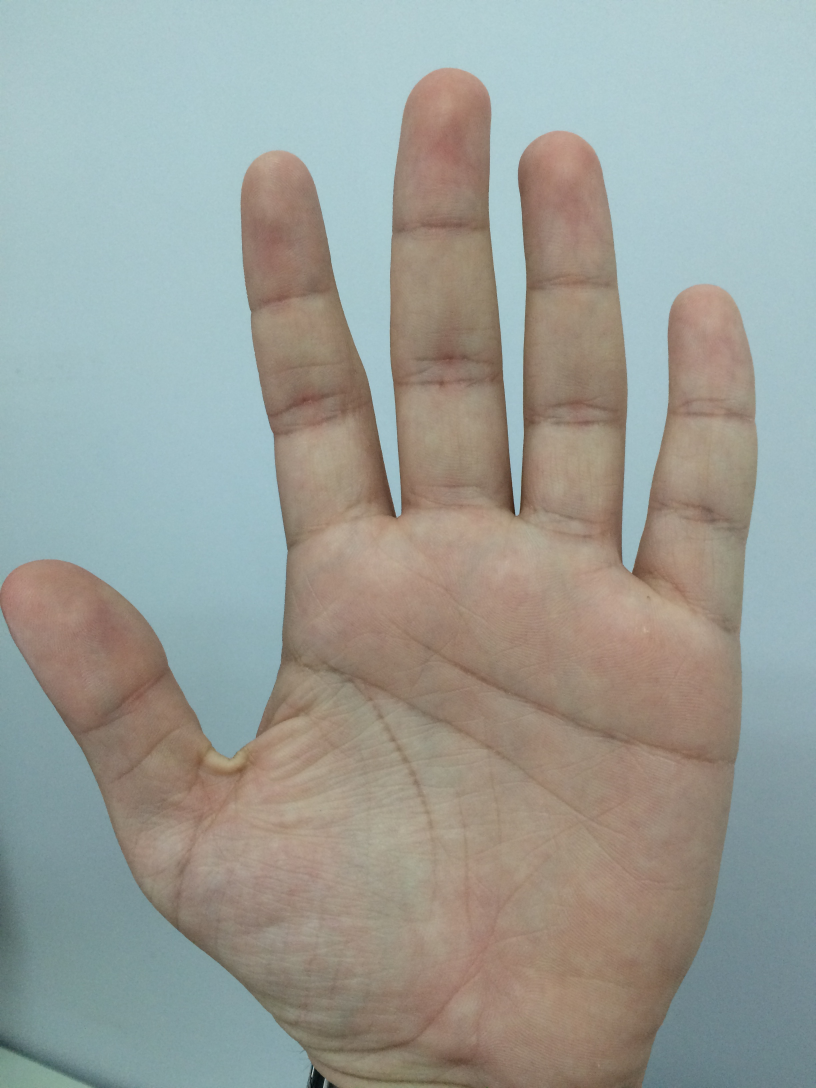
//> input picture issue_51/Sift Gabriel/img1.jpeg, 2448 x 3264 px, given in place of img1.jpg, which was not available (shown at 1/3 size)
$ ./main   (built with g++ and OpenCV 4, older OpenCV classes emulated)
//> lines starting //> are read from the running program, lines starting //| are printed output that depends on the picture; after the words box and inside, x2 and y2 are one past the last pixel; in counts of white or black regions, pixels touching at a corner belong together; pictures that were not available may be replaced by others from this repository, and a replacement may not be noted
#include <opencv/cv.h>
#include <opencv/highgui.h>
#include <opencv/cvaux.h>
#include <opencv/cxcore.h>
#include <opencv/ml.h>
#include <stdio.h>
#include <iostream>
#include <opencv2/core/core.hpp>
#include <opencv2/features2d/features2d.hpp>
#include <opencv2/highgui/highgui.hpp>
#include <opencv2/nonfree/nonfree.hpp>
#include <opencv2/nonfree/features2d.hpp>
#include <opencv2/opencv_modules.hpp>
#include <opencv2/opencv.hpp>

using namespace cv;
using namespace std;

void detectar(Mat descriptors,Mat img_scene,Mat colorido)
{
    int i;
    float max_dist = 0;
    float min_dist = 100;
    Mat descriptors_scene,color=colorido;
    FlannBasedMatcher matcher;
    SiftFeatureDetector detector(20);//25-40
    SiftDescriptorExtractor extractor;
    Point2f soma;
    soma.x = 0;
    soma.y = 0;
    vector<Point2f> scene;
    vector<KeyPoint> keypoints_scene;
    vector< DMatch > matches;
    vector< DMatch > good_matches;

    detector.detect(img_scene,keypoints_scene);
    extractor.compute(img_scene,keypoints_scene, descriptors_scene);
    matcher.match(descriptors, descriptors_scene, matches);

    for(i=0;i<descriptors.rows; i++)
    {
        float dist = matches[i].distance;
        if( dist < min_dist )
        {
            min_dist = dist;
        }
        else if( dist > max_dist )
        {
            max_dist = dist;
        }
    }
    for(i=0;i<descriptors.rows;i++)
    {
        if( matches[i].distance<3*min_dist)
        {
            good_matches.push_back( matches[i]);
        }
    }

    for(i=0;i<good_matches.size();i++)
    {
        scene.push_back ( keypoints_scene[ good_matches[i].trainIdx ].pt );
        soma=soma+scene.at(i);
    }

    circle(color,Point( (int)((soma.x)/((float)scene.size())) , (int)((soma.y)/((float)scene.size())) ),45,CV_RGB(0,255,0),1,2,0);
    //resize(color,color,Size(512,384));
    imshow( "Object detection",color);
}
int main()
{
    Mat color,descriptors,frame;
    Mat img_1 = imread("/Users/iMacPedrosa/Desktop/img1.jpg",CV_LOAD_IMAGE_GRAYSCALE);
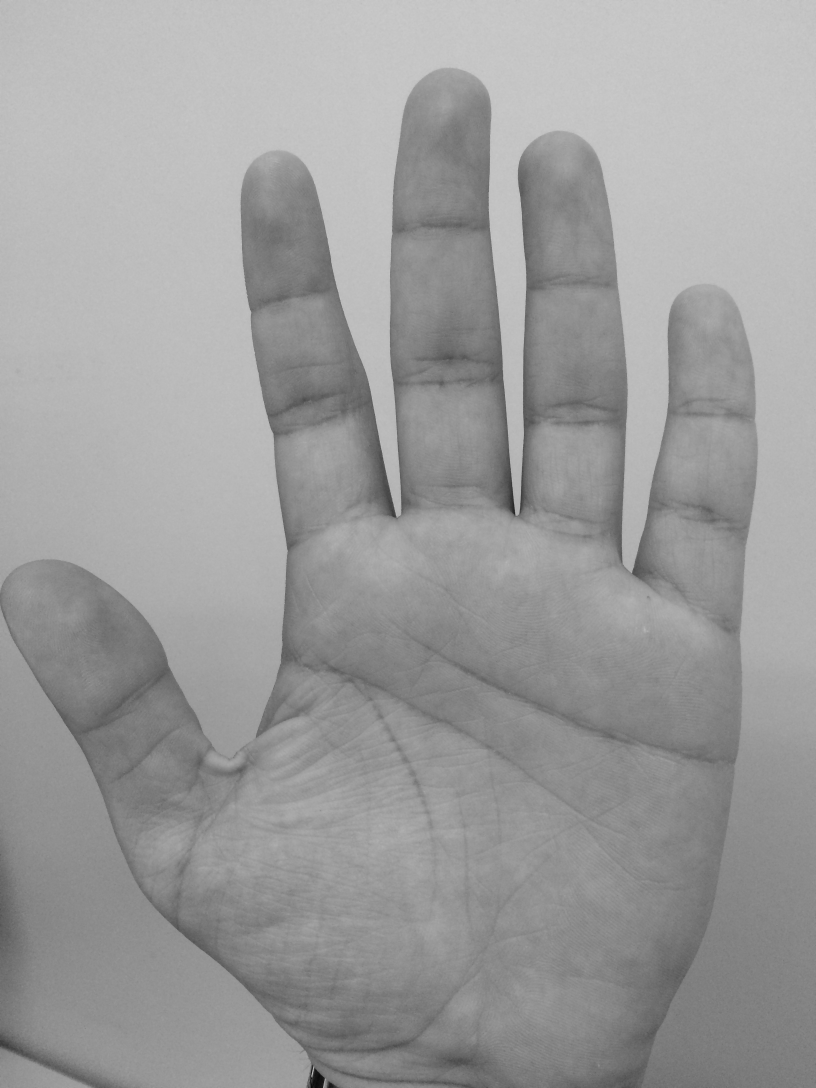
//> img_1: 3264 rows x 2448 cols, CV_8UC1 (shown at 1/3 size); min 0, max 221, mean 156.3
    resize(img_1,img_1,Size(256,192));
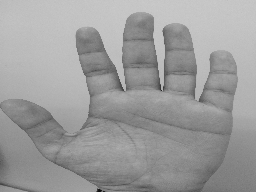
//> img_1: 192 rows x 256 cols, CV_8UC1; min 13, max 202, mean 156.3
    SiftFeatureDetector detector(10);
    SiftDescriptorExtractor extractor;
    vector<KeyPoint> keypoints;
    detector.detect(img_1,keypoints);
//> keypoints = 10 keypoints; (x, y, size): (162, 83, 2.9), (124, 88, 2.1), (88, 43, 18.4), (88, 43, 18.4), (201, 100, 3.5), (201, 100, 3.7), (201, 100, 3.7), (166, 73, 3.8), (165, 31, 4.9), (120, 85, 2.1)
    extractor.compute(img_1,keypoints,descriptors);

    VideoCapture cap(1);
    while(1){
        cap>>frame;
//> frame is the input picture: 3264 rows x 2448 cols, CV_8UC3; mean B, G, R 151.9, 158, 154.6
        resize(frame,color,Size(256,192));
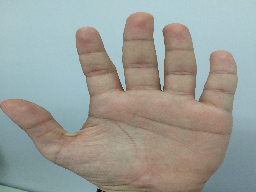
//> color: 192 rows x 256 cols, CV_8UC3; mean B, G, R 151.9, 157.9, 154.6
        cvtColor(color,frame,CV_RGB2GRAY);
//> frame: 192 rows x 256 cols, CV_8UC1
        detectar(descriptors,frame,color);
//> in detectar, `detector.detect(img_scene,keypoints_scene);`: keypoints_scene = 20 keypoints; strongest (x, y, size): (124, 86, 2.8), (88, 43, 18.6), (139, 27, 18.8), (166, 73, 3.6)
//> in detectar, `matcher.match(descriptors, descriptors_scene, matches);`: matches = 10 matches
//> the loop in detectar, `for(i=0;i<descriptors.rows; i++)` made 10 passes
//> (dist, max_dist) on passes 2, 6, 8: (259.7, 259.7), (353.7, 353.7), (389.2, 389.2)
//> (dist, min_dist) on passes 1, 4: (76.43, 76.43), (36.96, 36.96)
//> after the loop in detectar, `for(i=0;i<descriptors.rows; i++)`: min_dist = 36.96; max_dist = 389.2
//> the loop in detectar, `for(i=0;i<good_matches.size();i++)` made 5 passes
//> soma on passes 1 to 5: Point(201.1, 99.8), Point(289.5, 142.5), Point(490.4, 242.5), Point(655.6, 273.7), Point(821.6, 347)
//> in detectar, `circle(color,Point( (int)((soma.x)/((float)scene.size())) , (int)((som..`:
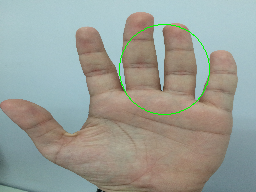
//> color: 192 rows x 256 cols, CV_8UC3; 0.54% of pixels changed, all inside (x1, y1, x2, y2) = (119, 24, 210, 115)
        if(waitKey(27) == 27){break;}
//> the Esc key is pressed
    }
    return 0;
}

// [39 lines of commented-out code are left out]
